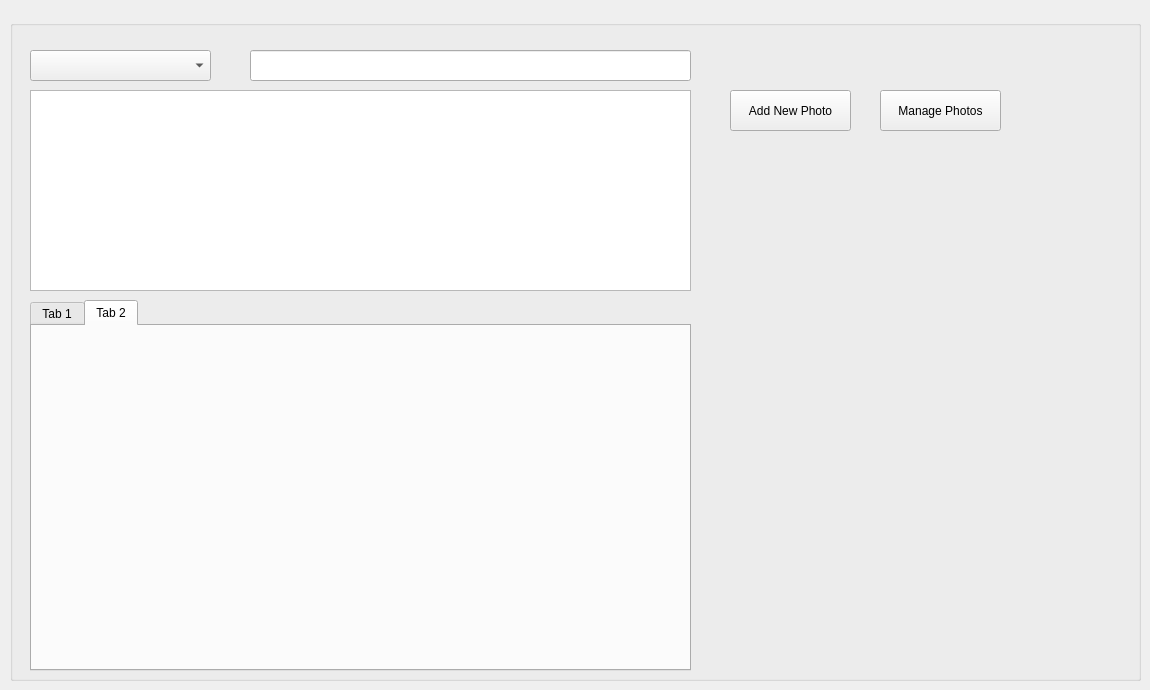
         <widget class="QWidget" name="tab_66">
          <attribute name="title">
           <string>Tab 2</string>
          </attribute>
          <widget class="QGroupBox" name="groupBox_person_image_5">
           <property name="geometry">
            <rect>
             <x>10</x>
             <y>20</y>
             <width>1131</width>
             <height>661</height>
            </rect>
           </property>
           <property name="title">
            <string/>
           </property>
           <widget class="QComboBox" name="comboBox_fields_search_person_image_5">
            <property name="geometry">
             <rect>
              <x>20</x>
              <y>30</y>
              <width>181</width>
              <height>31</height>
             </rect>
            </property>
           </widget>
           <widget class="QLineEdit" name="lineEdit_type_search_person_email_5">
            <property name="geometry">
             <rect>
              <x>240</x>
              <y>30</y>
              <width>441</width>
              <height>31</height>
             </rect>
            </property>
           </widget>
           <widget class="QTableWidget" name="tableWidget_person_image_info_5">
            <property name="geometry">
             <rect>
              <x>20</x>
              <y>70</y>
              <width>661</width>
              <height>201</height>
             </rect>
            </property>
           </widget>
           <widget class="QTabWidget" name="tabWidget_person_image_manage_4">
            <property name="geometry">
             <rect>
              <x>20</x>
              <y>280</y>
              <width>661</width>
              <height>371</height>
             </rect>
            </property>
            <property name="currentIndex">
             <number>1</number>
            </property>
            <widget class="QWidget" name="tab_67">
             <attribute name="title">
              <string>Tab 1</string>
             </attribute>
            </widget>
            <widget class="QWidget" name="tab_68">
             <attribute name="title">
              <string>Tab 2</string>
             </attribute>
            </widget>
           </widget>
           <widget class="QPushButton" name="pushButton_person_manage_add_photo_4">
            <property name="geometry">
             <rect>
              <x>720</x>
              <y>70</y>
              <width>121</width>
              <height>41</height>
             </rect>
            </property>
            <property name="text">
             <string>Add New Photo</string>
            </property>
           </widget>
           <widget class="QPushButton" name="pushButton_person_manage_manage_photo_4">
            <property name="geometry">
             <rect>
              <x>870</x>
              <y>70</y>
              <width>121</width>
              <height>41</height>
             </rect>
            </property>
            <property name="text">
             <string>Manage Photos</string>
            </property>
           </widget>
          </widget>
         </widget>
